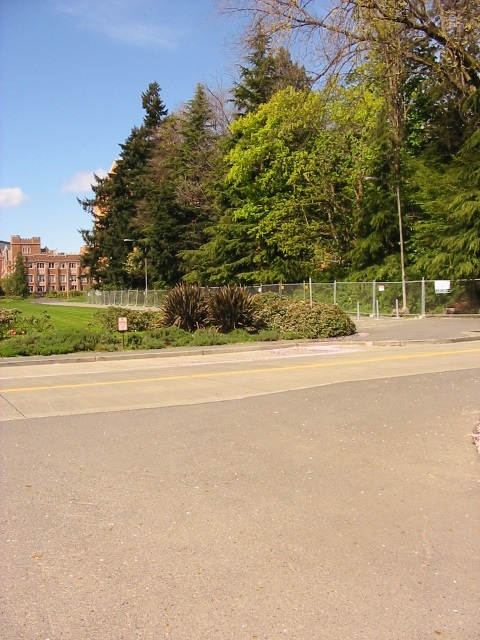
//> input picture 5_myStitch/data/images/0.jpg, 480 x 640 px
$ ./run_stitch   (built with g++ and OpenCV 4)
//> lines starting //> are read from the running program, lines starting //| are printed output that depends on the picture
#include "myStitch/homography.hpp"
#include "myStitch/seam_carving.hpp"

int main()
{
    std::string filepath1 = "data/images/0.jpg";
    std::string filepath2 = "data/images/1.jpg";

    cv::Mat img1 = cv::imread(filepath1, cv::IMREAD_GRAYSCALE);
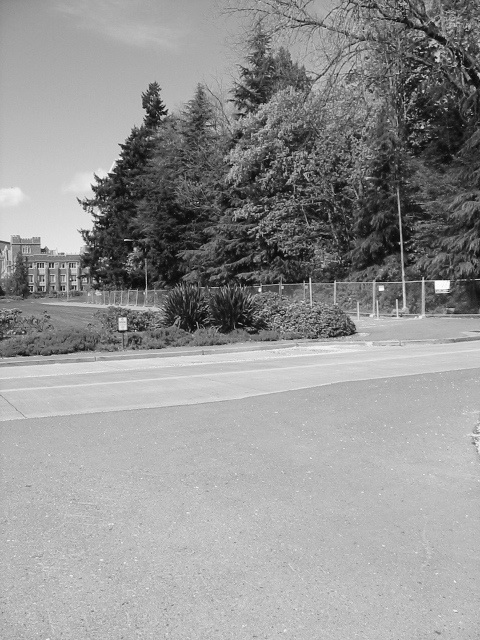
//> img1: 640 rows x 480 cols, CV_8UC1; min 0, max 255, mean 147.8
    cv::Mat img2 = cv::imread(filepath2, cv::IMREAD_GRAYSCALE);
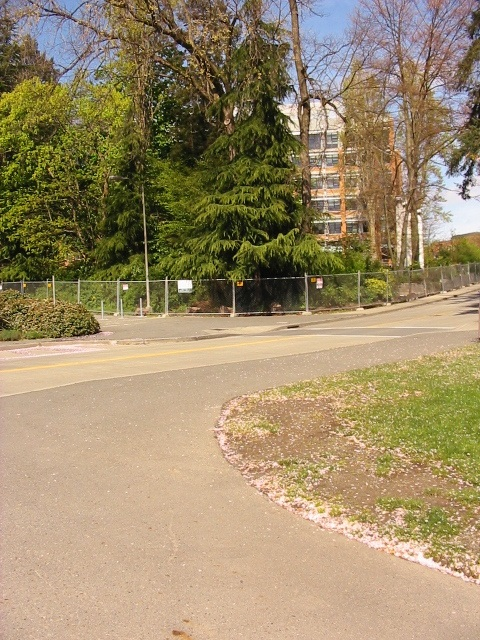
//> input picture 5_myStitch/data/images/1.jpg, 480 x 640 px
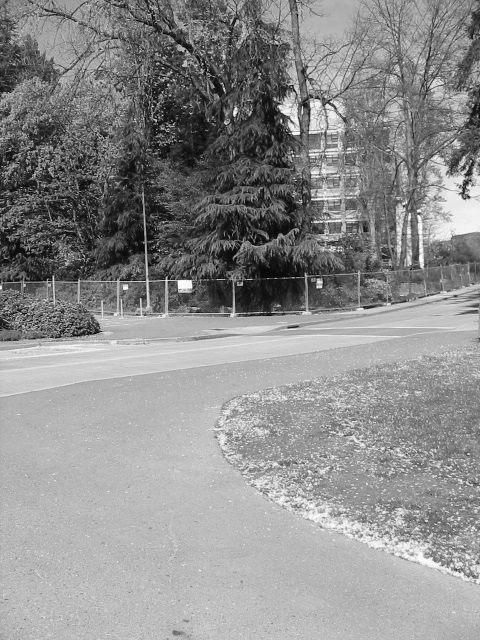
//> img2: 640 rows x 480 cols, CV_8UC1; min 0, max 255, mean 141.6

//> (the run ends here: the program needs code that is not available in this run, at `myStitch::Homography homo12(img1, img2);`)
